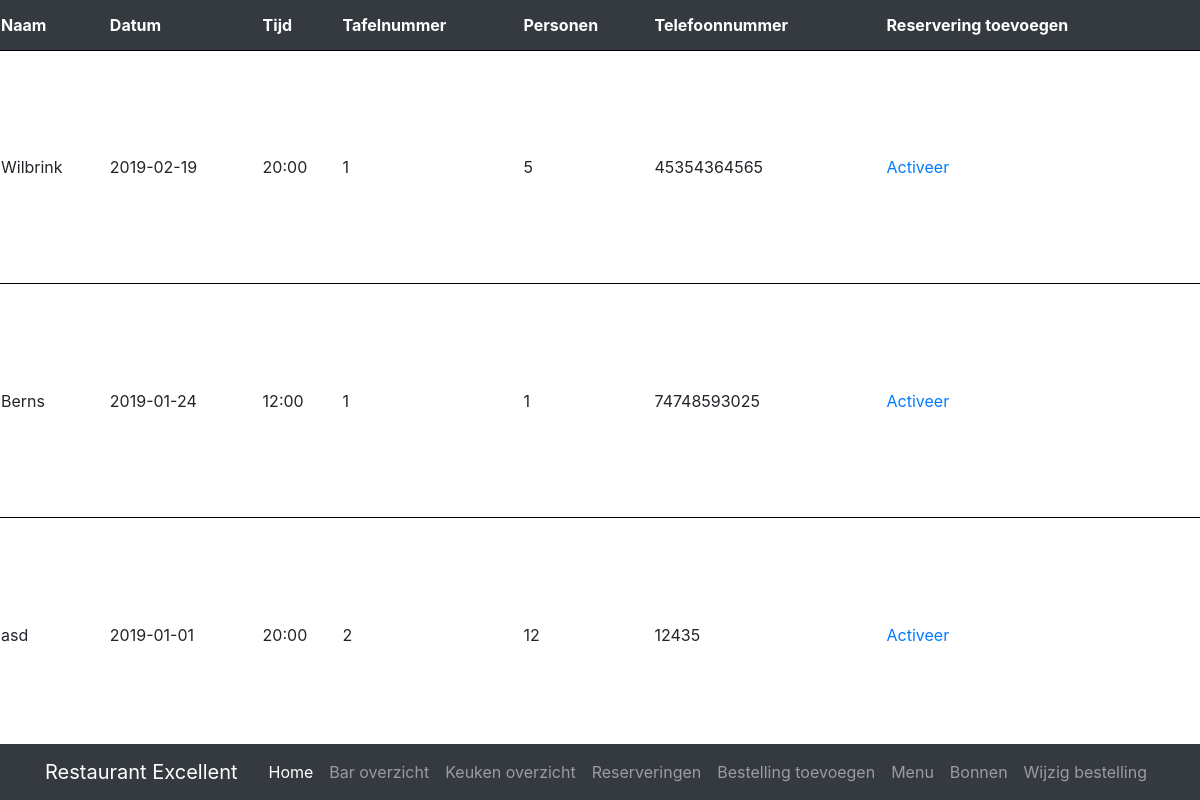
Page /View/reserveringsoverzicht.php on the committed database.
### tables this page shows
CREATE TABLE `reserveringen` (
  `reserveringsnummer` int(11) NOT NULL,
  `gebruikersnummer` int(11) NOT NULL,
  `naam` varchar(256) NOT NULL,
  `datum` varchar(256) NOT NULL,
  `tijd` varchar(256) NOT NULL,
  `tafelnummer` int(11) NOT NULL,
  `personen` int(11) NOT NULL,
  `telefoonnummer` varchar(256) NOT NULL,
  `reservering_gebruikt` int(1) NOT NULL DEFAULT '0'
);

### Model/connection.php (called while the page is built)
<?php
class connection
{
    public function connect()
    {
        $connect = new PDO('mysql:host=localhost; dbname=restaurant_excellent', 'root', '');
        return $connect;
    }
}

### Model/reserveringModel.php (called while the page is built, shortened)
<?php
include('connection.php');
$connection = new connection();
$reservering_overzicht = $connection->connect()->prepare('SELECT * FROM reserveringen WHERE reservering_gebruikt = 0');
$reservering_overzicht->execute();
$reserveringen = $reservering_overzicht->fetchAll();

### View/reserveringsoverzicht.php (the view, shortened to what this page needs)
<html>
<head>
    <?php
    include('../Model/reserveringModel.php');
    include('../includes/pageincludes.php'); ?>
    <link rel="stylesheet" href="../Css/style.css">
</head>
<body>
<?php include('../includes/pagenav.php') ?>
<table>
    <tr>
        <th>Naam</th>
        <th>Datum</th>
        <th>Tijd</th>
        <th>Tafelnummer</th>
        <th>Personen</th>
        <th>Telefoonnummer</th>
        <th><a class="headerlink" href="reserveringen.php">Reservering toevoegen</a></th>
    </tr>
    <?php foreach ($reserveringen as $reservering) { ?>
        <tr>
            <td><?php echo $reservering['naam']; ?></td>
            <td><?php echo $reservering['datum']; ?></td>
            <td><?php echo $reservering['tijd']; ?></td>
            <td><?php echo $reservering['tafelnummer']; ?></td>
            <td><?php echo $reservering['personen']; ?></td>
            <td><?php echo $reservering['telefoonnummer']; ?></td>
            <td><a href="../Model/activeerreservering.php?id=<?php echo $reservering['reserveringsnummer']; ?>">Activeer</a></td>
        </tr>
    <?php } ?>
</table>
</body>
</html>

### Css/the-big-picture.css (style rules this page uses)
body { background: url('http://www.amifood.be/wp-content/uploads/2017/04/image-6.jpg') no-repeat center center fixed; -webkit-background-size: cover; -moz-background-size: cover; background-size: cover; -o-background-size: cover; }

### Css/style.css (style rules this page uses)
table { height: 94%; width: 100%; border-collapse: collapse; background: white; overflow: scroll; }
th { height: 50px; color: white; background: #343A40; }
.headerlink { color: white; }
tr { border-bottom: solid black 1px; }
body { text-align: center; }

### rows in the picture
reserveringen: naam "Wilbrink", datum "2019-02-19", tijd "20:00", tafelnummer "1", personen "5", telefoonnummer "45354364565"
reserveringen: naam "Berns", datum "2019-01-24", tijd "12:00", tafelnummer "1", personen "1", telefoonnummer "74748593025"
reserveringen: naam "asd", datum "2019-01-01", tijd "20:00", tafelnummer "2", personen "12", telefoonnummer "12435"
